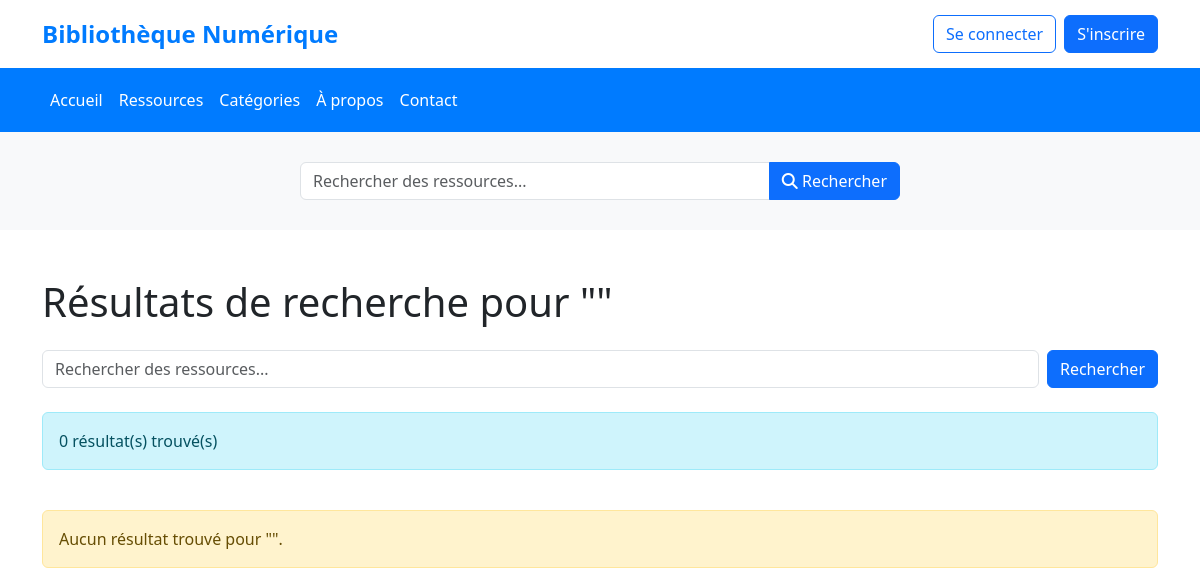
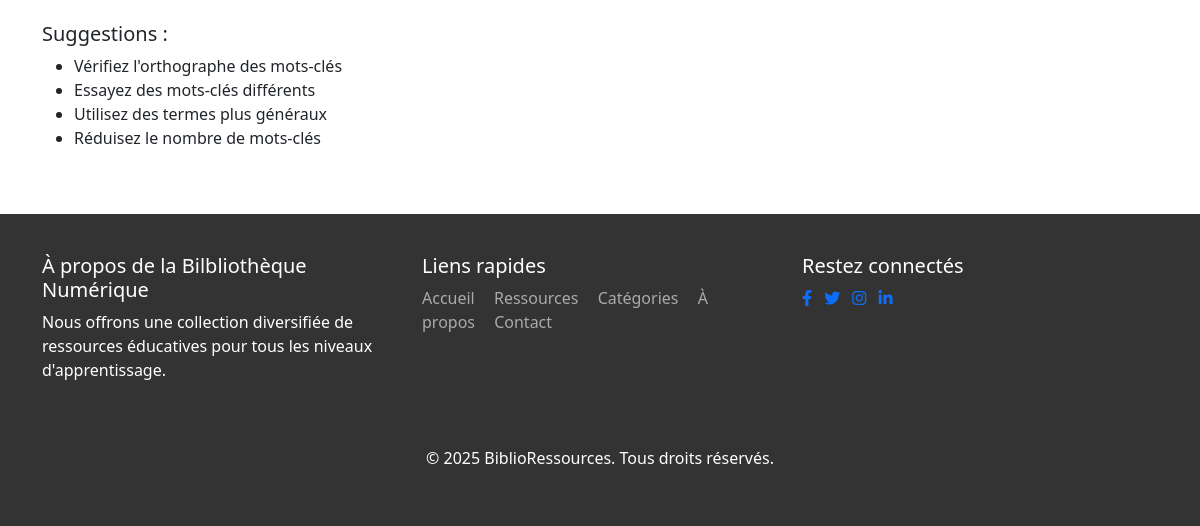
Before: /library/search/ with the older database file (2 pictures, top to bottom).
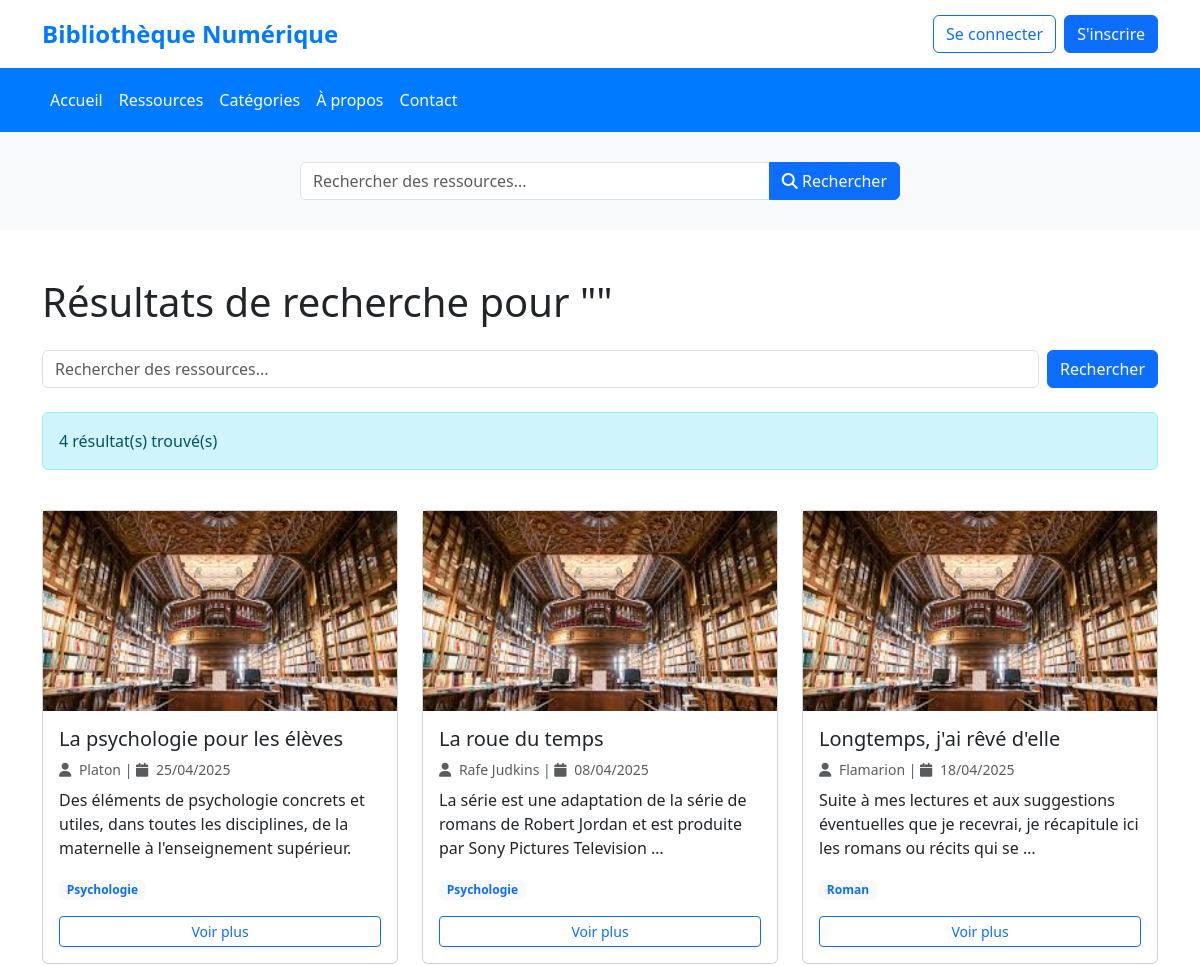
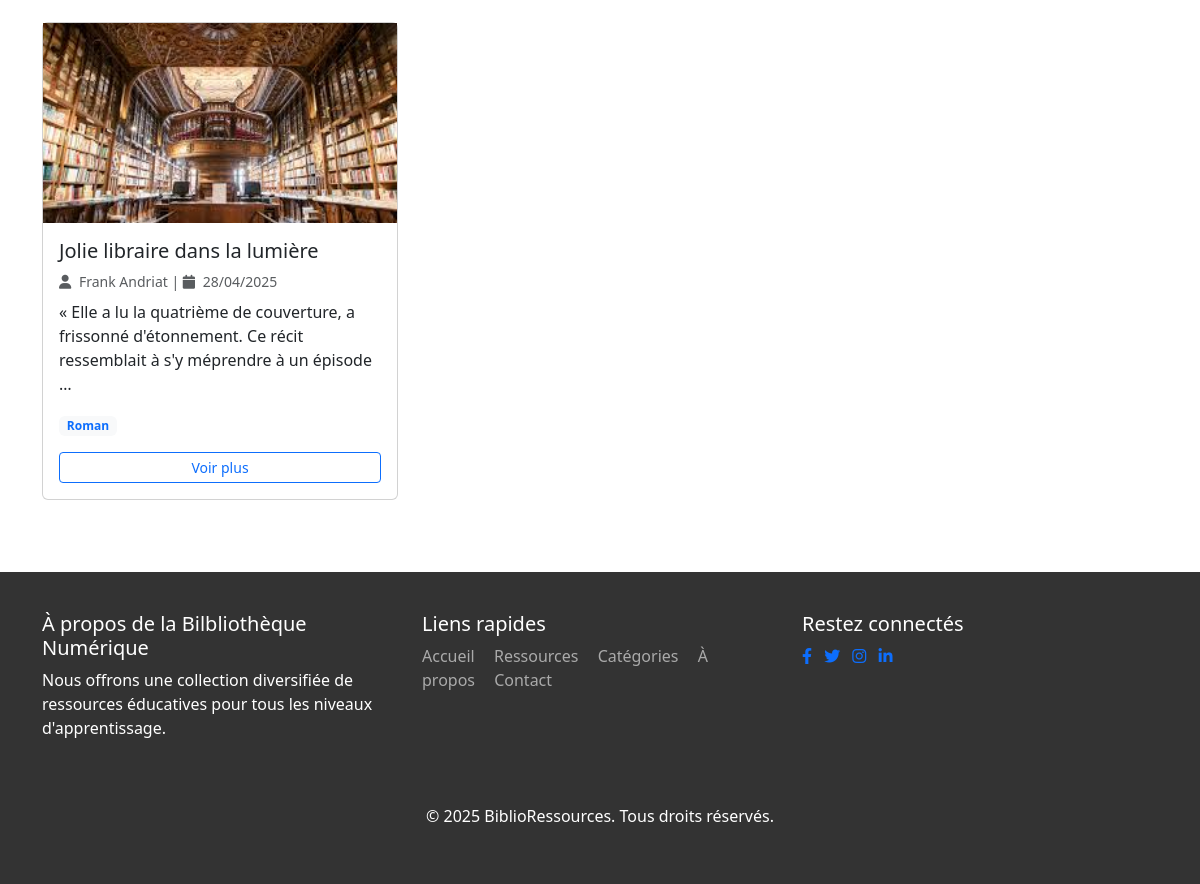
After: the same page with the newer database file (2 pictures, top to bottom).
### library/models.py (models this page shows, shortened)
class Ressource(models.Model):
    RESSOURCE_TYPES = (
        ('book', 'Livre'),
        ('article', 'Article'),
        ('document', 'Document'),
        ('video', 'Vidéo'),
        ('audio', 'Audio'),
    )
    title = models.CharField(max_length=200)
    description = models.TextField()
    author = models.CharField(max_length=200)
    publication_date = models.DateField()
    ressource_type = models.CharField(max_length=20, choices=RESSOURCE_TYPES)
    file = models.FileField(upload_to='ressources/', blank=True, null=True)
    url = models.URLField(blank=True, null=True)
    thumbnail = models.ImageField(upload_to='thumbnails/', blank=True, null=True)
    categories = models.ManyToManyField(Category, related_name='ressources')
    created_at = models.DateTimeField(auto_now_add=True)
    updated_at = models.DateTimeField(auto_now=True)

class Category(models.Model):
    name = models.CharField(max_length=100)
    description = models.TextField(blank=True, null=True)
    class Meta:
        verbose_name_plural = "Categories"

### library/views.py (the view)
# urls.py: path('search/', views.search, name='search'),
def search(request):
    query = request.GET.get('q')
    if query:
        ressources = Ressource.objects.filter(
            Q(title__icontains=query) | Q(description__icontains=query)
        )
    else:
        ressources = Ressource.objects.all()
    return render(request, 'ressources/search_results.html', {'ressources': ressources})

### library/templates/ressources/search_results.html (shortened to what this page needs)
{% extends 'library/base.html' %}
{% block content %}
<div class="row mb-4">
    <div class="col-12">
        <h1 class="mb-4">Résultats de recherche pour "{{ query }}"</h1>
        <div class="mb-4">
            <form action="{% url 'library:search' %}" method="GET" class="d-flex">
                <input type="text" name="q" class="form-control me-2" value="{{ query }}" placeholder="Rechercher des ressources...">
                <button type="submit" class="btn btn-primary">Rechercher</button>
            </form>
        </div>
        <div class="alert alert-info">
            {{ ressources|length }} résultat(s) trouvé(s)
        </div>
    </div>
</div>
<div class="row">
    {% for ressource in ressources %}
    <div class="col-md-4 mb-4">
        <div class="card h-100">
            <div class="position-relative" style="height: 200px; overflow: hidden;">
                <img class="img-fluid w-100 h-100 object-fit-cover"
                        src="{% if ressource.image %}{{ ressource.image.url }}{% else %}/static/images/default-thumbnail.jpeg{% endif %}"
                        alt="{{ ressource.title }}">
            </div>
            <div class="card-body d-flex flex-column">
                <h5 class="card-title">{{ ressource.title }}</h5>
                <p class="text-muted small mb-2">
                    <i class="fas fa-user me-1"></i> {{ ressource.author }} |
                    <i class="fas fa-calendar me-1"></i> {{ ressource.publication_date|date:"d/m/Y" }}
                </p>
                <p class="card-text flex-grow-1">{{ ressource.description|truncatewords:20 }}</p>
                <div class="mb-3">
                    {% for category in ressource.categories.all %}
                    <span class="badge bg-light text-primary">{{ category.name }}</span>
                    {% endfor %}
                </div>
                <a href="{%url 'library:ressource_detail' ressource.pk %}" class="btn btn-sm btn-outline-primary">Voir plus</a>
            </div>
        </div>
    </div>
    {% empty %}
    <div class="col-12">
        <div class="alert alert-warning">
            Aucun résultat trouvé pour "{{ query }}".
        </div>
        <div class="mt-4">
            <h5>Suggestions :</h5>
            <ul>
                <li>Vérifiez l'orthographe des mots-clés</li>
                <li>Essayez des mots-clés différents</li>
                <li>Utilisez des termes plus généraux</li>
                <li>Réduisez le nombre de mots-clés</li>
            </ul>
        </div>
    </div>
    {% endfor %}
</div>
{% endblock %}

### library/templates/library/base.html (shortened to what this page needs)
<!DOCTYPE html>
<html lang="fr">
<head>
    <link href="https://cdnjs.cloudflare.com/ajax/libs/bootstrap/5.3.0/css/bootstrap.min.css" rel="stylesheet">
    <link href="https://cdnjs.cloudflare.com/ajax/libs/font-awesome/6.4.0/css/all.min.css" rel="stylesheet">
    <link rel="stylesheet" href="https://cdn.jsdelivr.net/npm/bootstrap-icons@1.11.3/font/bootstrap-icons.min.css">
</head>
<body>
    <header class="header">
        <div class="container">
            <div class="d-flex justify-content-between align-items-center">
                <a href="#" class="logo text-decoration-none">Bibliothèque Numérique</a>
                <div class="d-flex align-items-center">
                    <a href="{%url 'login' %}" class="btn btn-outline-primary me-2">Se connecter</a>
                    <a href="{% url 'signup' %}" class="btn btn-primary">S'inscrire</a>
                </div>
            </div>
        </div>
    </header>
    <nav class="navbar navbar-expand-lg navbar-dark">
        <div class="container">
            <div class="collapse navbar-collapse" id="navbarNav">
                <ul class="navbar-nav">
                    <li class="nav-item">
                        <a class="nav-link" href="{%url 'library:home' %}"">Accueil</a>
                    </li>
                    <li class="nav-item">
                        <a class="nav-link" href="#">Ressources</a>
                    </li>
                    <li class="nav-item">
                        <a class="nav-link" href="#">Catégories</a>
                    </li>
                    <li class="nav-item">
                        <a class="nav-link" href="#">À propos</a>
                    </li>
                    <li class="nav-item">
                        <a class="nav-link" href="#">Contact</a>
                    </li>
                </ul>
            </div>
        </div>
    </nav>
    <div class="search-container">
        <div class="container">
            <form action="#" method="GET" class="search-form">
                <div class="input-group">
                    <input type="text" name="q" class="form-control" placeholder="Rechercher des ressources..." required>
                    <button type="submit" class="btn btn-primary">
                        <i class="fas fa-search"></i> Rechercher
                    </button>
                </div>
            </form>
        </div>
    </div>
    <main class="py-5">
        <div class="container">
            {% block content %}{% endblock %}
        </div>
    </main>
    <footer>
        <div class="container">
            <div class="row">
                <div class="col-md-4 mb-4">
                    <h5>À propos de la Bilbliothèque Numérique</h5>
                    <p>Nous offrons une collection diversifiée de ressources éducatives pour tous les niveaux d'apprentissage.</p>
                </div>
                <div class="col-md-4 mb-4">
                    <h5>Liens rapides</h5>
                    <div class="footer-links">
                        <a href="#">Accueil</a>
                        <a href="#">Ressources</a>
                        <a href="#">Catégories</a>
                        <a href="#">À propos</a>
                        <a href="#">Contact</a>
                    </div>
                </div>
                <div class="col-md-4 mb-4">
                    <h5>Restez connectés</h5>
                    <div class="social-links">
                        <a href="#" class="me-2"><i class="fab fa-facebook-f"></i></a>
                        <a href="#" class="me-2"><i class="fab fa-twitter"></i></a>
                        <a href="#" class="me-2"><i class="fab fa-instagram"></i></a>
                        <a href="#" class="me-2"><i class="fab fa-linkedin-in"></i></a>
                    </div>
                </div>
            </div>
            <div class="text-center mt-4">
                <p>&copy; 2025 BiblioRessources. Tous droits réservés.</p>
            </div>
        </div>
    </footer>
</body>
</html>

### library/templates/library/base.html (style rules this page uses)
:root { --primary-color: #007bff; --secondary-color: #0056b3; --light-bg: #f8f9fa; }
body { font-family: 'Segoe UI', Tahoma, Geneva, Verdana, sans-serif; }
.header { background-color: #fff; box-shadow: 0 2px 5px rgba(0,0,0,0.1); padding: 15px 0; }
.logo { font-size: 24px; font-weight: bold; color: var(--primary-color); }
.navbar { background-color: var(--primary-color); }
.navbar-nav .nav-link { color: white !important; padding: 12px 15px; transition: background-color 0.3s; }
.search-container { background-color: var(--light-bg); padding: 30px 0; }
.search-form { max-width: 600px; margin: 0 auto; }
footer { background-color: #333; color: #fff; padding: 40px 0; }
.footer-links a { color: #aaa; margin-right: 15px; text-decoration: none; }

Changed rows visible on the page:
added Ressource: title "La psychologie pour les élèves", author "Platon", publication_date "25/04/2025", description "Des éléments de psychologie concrets et utiles, dans toutes les disciplines, de la maternelle à l'enseignement supérieur."
added Category: name "Psychologie"
added Ressource: title "La roue du temps", author "Rafe Judkins", publication_date "08/04/2025", description "La série est une adaptation de la série de romans de Robert Jordan et est produite par Sony Pictures Television …"
added Ressource: title "Longtemps, j'ai rêvé d'elle", author "Flamarion", publication_date "18/04/2025", description "Suite à mes lectures et aux suggestions éventuelles que je recevrai, je récapitule ici les romans ou récits qui se …"
added Category: name "Roman"
added Ressource: title "Jolie libraire dans la lumière", author "Frank Andriat", publication_date "28/04/2025", description "« Elle a lu la quatrième de couverture, a frissonné d'étonnement. Ce récit ressemblait à s'y méprendre à un épisode …"
Other visible differences:
{{ ressources|length }}: "0" → "4"
text no longer shown: "Aucun résultat trouvé pour \" \". Suggestions : Vérifiez l'orthographe des mots-clés Essayez des mots-clés différents Utilisez des termes plus généraux Réduisez le nombre de mots-clés"
